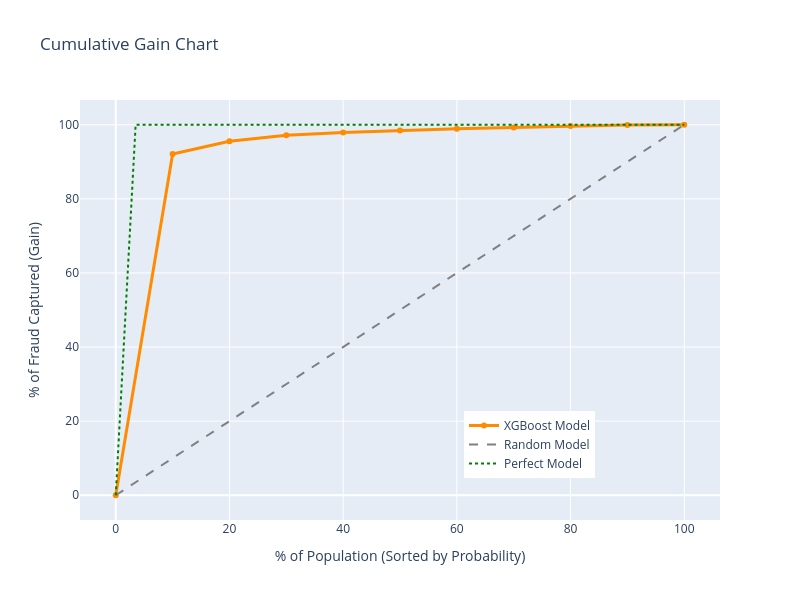

Notebook code cell kept with this figure:
### Code cell
# Gain Chart (Cumulative Gains)
fig = go.Figure()

# Model gain curve
fig.add_trace(go.Scatter(
    x=[0] + gain_lift_df['pct_population'].tolist(),
    y=[0] + gain_lift_df['gain'].tolist(),
    mode='lines+markers',
    name='XGBoost Model',
    line=dict(color='darkorange', width=3)
))

# Random model (baseline)
fig.add_trace(go.Scatter(
    x=[0, 100],
    y=[0, 100],
    mode='lines',
    name='Random Model',
    line=dict(color='gray', dash='dash', width=2)
))

# Perfect model
fraud_rate = y_val.mean() * 100
fig.add_trace(go.Scatter(
    x=[0, fraud_rate, 100],
    y=[0, 100, 100],
    mode='lines',
    name='Perfect Model',
    line=dict(color='green', dash='dot', width=2)
))

fig.update_layout(
    title='Cumulative Gain Chart',
    xaxis_title='% of Population (Sorted by Probability)',
    yaxis_title='% of Fraud Captured (Gain)',
    width=800, height=600,
    legend=dict(x=0.6, y=0.1)
)

fig.show()

# Key insights
top_10_gain = gain_lift_df[gain_lift_df['decile'] == 1]['gain'].values[0]
top_20_gain = gain_lift_df[gain_lift_df['decile'] == 2]['gain'].values[0]
top_50_gain = gain_lift_df[gain_lift_df['decile'] == 5]['gain'].values[0]

print("\nGAIN INSIGHTS:")
print(f"   Top 10% of predictions capture {top_10_gain:.1f}% of all fraud")
print(f"   Top 20% of predictions capture {top_20_gain:.1f}% of all fraud")
print(f"   Top 50% of predictions capture {top_50_gain:.1f}% of all fraud")

### Figure 1 — Plotly figure (JSON) as saved in the notebook; plotly's stock layout.template omitted (floating-point values rounded to 4 significant figures)
{"data": [{"line": {"color": "darkorange", "width": 3}, "mode": "lines+markers", "name": "XGBoost Model", "type": "scatter", "x": [0, 10, 20, 30, 40, 50, 60, 70, 80, 90, 100], "y": [0, 92.09, 95.52, 97.14, 97.92, 98.45, 98.89, 99.25, 99.66, 99.9, 100]}, {"line": {"color": "gray", "dash": "dash", "width": 2}, "mode": "lines", "name": "Random Model", "type": "scatter", "x": [0, 100], "y": [0, 100]}, {"line": {"color": "green", "dash": "dot", "width": 2}, "mode": "lines", "name": "Perfect Model", "type": "scatter", "x": [0, 3.499, 100], "y": [0, 100, 100]}], "layout": {"height": 600, "legend": {"x": 0.6, "y": 0.1}, "title": {"text": "Cumulative Gain Chart"}, "width": 800, "xaxis": {"title": {"text": "% of Population (Sorted by Probability)"}}, "yaxis": {"title": {"text": "% of Fraud Captured (Gain)"}}}}
